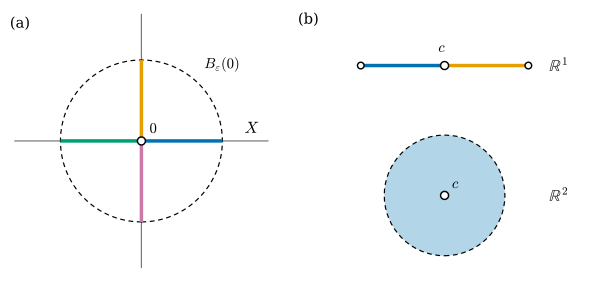

Here is the Python script that generated this plot:
"""그림 11.1.2: 십자 모양 X = {xy = 0}은 원점에서 국소 유클리드가 아니다 (11.1절, 비예 11.1.11).

(a) X와 원점 둘레의 공 B_ε(0) (ε = 0.8, 점선). X ∩ B_ε(0)에서 원점을 빼면 네 조각(색 네 개)이 남는다.
(b) 비교: R^1의 구간 (c - δ, c + δ)에서 c를 빼면 두 조각(δ = 0.8), R^2의 원판 B_δ(c)에서 c를 빼면 한 조각(연결).

실행: 프로젝트 루트에서 ``PYTHONPATH=tools python3 chapters/11-smooth-manifolds/figures/fig-11-1-2-cross.py``
"""

import dgfig

dgfig.setup()

import matplotlib.pyplot as plt
import numpy as np
from matplotlib.patches import Circle

C = dgfig.COLORS
LW = dgfig.LW
EPS = 0.8
DELTA = 0.8
COLS = [C["tangent"], C["accent"], C["third"], C["covector"]]

fig, (axA, axB) = plt.subplots(1, 2, figsize=(6.4, 3.0), gridspec_kw={"width_ratios": [1.0, 1.15]})

# ---- (a) 십자
ax = axA
dgfig.schematic_axes(ax, (-1.35, 1.35), (-1.3, 1.3))
ax.plot([-1.25, 1.25], [0, 0], color=C["aux"], lw=0.9, zorder=1)
ax.plot([0, 0], [-1.25, 1.25], color=C["aux"], lw=0.9, zorder=1)
dirs = [(1, 0), (0, 1), (-1, 0), (0, -1)]
for (dx, dy), col in zip(dirs, COLS):
    s = np.linspace(0.0, EPS, 50)
    ax.plot(dx * s, dy * s, color=col, lw=2.6, solid_capstyle="butt", zorder=3)
    # 자기검사: 조각의 점은 X 위에 있고 B_ε(0) 안에 있다
    pts = np.stack([dx * s, dy * s], axis=1)
    assert np.allclose(pts[:, 0] * pts[:, 1], 0) and np.all(np.hypot(*pts.T) <= EPS + 1e-12)
ax.add_patch(Circle((0, 0), EPS, fill=False, edgecolor=C["main"], lw=0.9, ls=(0, (4, 3)), zorder=2))
ax.plot(0, 0, "o", ms=6, mfc="white", mec=C["main"], mew=1.1, zorder=5)
ax.text(0.08, 0.08, r"$0$", fontsize=11)
ax.text(0.62, 0.72, r"$B_\varepsilon(0)$", fontsize=11)
ax.text(1.02, 0.08, r"$X$", fontsize=12)
ax.text(-1.3, 1.12, r"(a)", fontsize=11)

# ---- (b) 비교
ax = axB
dgfig.schematic_axes(ax, (-1.45, 1.55), (-1.3, 1.3))
y1 = 0.72
c1 = np.array([0.0, y1])
ax.plot([c1[0] - DELTA, c1[0]], [y1, y1], color=COLS[0], lw=2.6, solid_capstyle="butt", zorder=3)
ax.plot([c1[0], c1[0] + DELTA], [y1, y1], color=COLS[1], lw=2.6, solid_capstyle="butt", zorder=3)
for xe in (c1[0] - DELTA, c1[0] + DELTA, c1[0]):
    ax.plot(xe, y1, "o", ms=6 if xe == c1[0] else 5, mfc="white", mec=C["main"], mew=1.1, zorder=5)
ax.text(c1[0] - 0.06, y1 + 0.13, r"$c$", fontsize=11)
ax.text(1.0, y1 - 0.05, r"$\mathbb{R}^1$", fontsize=12)
c2 = np.array([0.0, -0.52])
r2 = DELTA * 0.72
ax.add_patch(Circle(c2, r2, facecolor=COLS[0], alpha=0.3, lw=0, zorder=2))
ax.add_patch(Circle(c2, r2, fill=False, edgecolor=C["main"], lw=0.9, ls=(0, (4, 3)), zorder=3))
ax.plot(*c2, "o", ms=6, mfc="white", mec=C["main"], mew=1.1, zorder=5)
ax.text(c2[0] + 0.07, c2[1] + 0.07, r"$c$", fontsize=11)
ax.text(1.0, c2[1] - 0.05, r"$\mathbb{R}^2$", fontsize=12)
ax.text(-1.4, 1.12, r"(b)", fontsize=11)

fig.subplots_adjust(wspace=0.05, left=0.01, right=0.99, top=0.97, bottom=0.02)
dgfig.save(fig, __file__)
